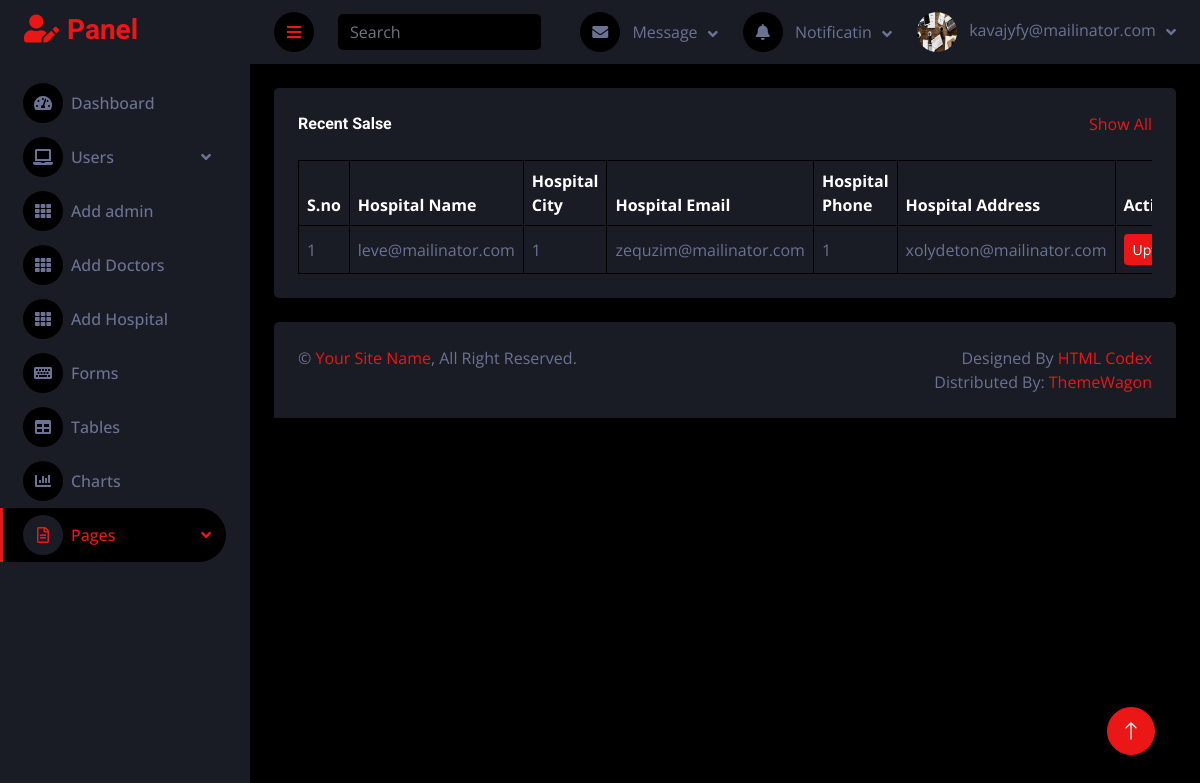
The page /admin/hospital.php (signed in) on the database its author committed.
### tables this page shows
CREATE TABLE `user` (
  `id` int(11) NOT NULL,
  `fullname` varchar(100) NOT NULL,
  `username` varchar(10) NOT NULL,
  `email` varchar(100) NOT NULL,
  `password` varchar(10) NOT NULL,
  `role` int(11) NOT NULL,
  `img` varchar(100) NOT NULL
);

CREATE TABLE `hospital` (
  `id` int(11) NOT NULL,
  `hapitalname` varchar(100) NOT NULL,
  `city` varchar(100) NOT NULL,
  `email` varchar(100) NOT NULL,
  `phone` bigint(11) NOT NULL,
  `address` varchar(100) NOT NULL
);

### admin/hospital.php (the view, shortened to what this page needs)
<?php
include "sidebar.php";
include "navbar.php";
include "config.php";
$query = "SELECT * FROM `hospital`";
$result = mysqli_query($conn, $query);
if (mysqli_num_rows($result) > 0) {
?>
    <div class="container-fluid pt-4 px-4">
        <div class="bg-secondary text-center rounded p-4">
            <div class="d-flex align-items-center justify-content-between mb-4">
                <h6 class="mb-0">Recent Salse</h6>
                <a href="">Show All</a>
            </div>
            <div class="table-responsive">
                <table class="table text-start align-middle table-bordered table-hover mb-0">
                    <thead>
                        <tr class="text-white">
                            <th scope="col">S.no</th>
                            <th scope="col">Hospital Name</th>
                            <th scope="col">Hospital City</th>
                            <th scope="col">Hospital Email</th>
                            <th scope="col">Hospital Phone</th>
                            <th scope="col">Hospital Address</th>
                            <th scope="col">Action</th>
                        </tr>
                    </thead>
                    <tbody>
                        <?php
                        while ($row = mysqli_fetch_assoc($result)) {
                        ?>
                            <tr>
                                <td><?php echo $row['id']; ?></td>
                                <td><?php echo $row['hapitalname']; ?></td>
                                <td><?php echo $row['city']; ?></td>
                                <td><?php echo $row['email']; ?></td>
                                <td><?php echo $row['phone']; ?></td>
                                <td><?php echo $row['address']; ?></td>
                                <td><a class="btn btn-sm btn-primary" href="">Uptade</a></td>
                            </tr>
                        <?php } ?>
                    </tbody>
                </table>
            <?php } ?>
            </div>
        </div>
    </div>
    <?php include "footer.php";
    ?>

### admin/navbar.php (shortened to what this page needs)
<div class="content">
    <nav class="navbar navbar-expand bg-secondary navbar-dark sticky-top px-4 py-0">
        <a href="#" class="sidebar-toggler flex-shrink-0">
            <i class="fa fa-bars"></i>
        </a>
        <form class="d-none d-md-flex ms-4">
            <input class="form-control bg-dark border-0" type="search" placeholder="Search">
        </form>
        <div class="navbar-nav align-items-center ms-auto">
            <div class="nav-item dropdown">
                <a href="#" class="nav-link dropdown-toggle" data-bs-toggle="dropdown">
                    <i class="fa fa-envelope me-lg-2"></i>
                    <span class="d-none d-lg-inline-flex">Message</span>
                </a>
            </div>
            <div class="nav-item dropdown">
                <a href="#" class="nav-link dropdown-toggle" data-bs-toggle="dropdown">
                    <i class="fa fa-bell me-lg-2"></i>
                    <span class="d-none d-lg-inline-flex">Notificatin</span>
                </a>
            </div>
            <div class="nav-item dropdown">
                <a href="#" class="nav-link dropdown-toggle" data-bs-toggle="dropdown">
                    <?php
                    $emm = $_SESSION['email'];
                    include "config.php";
                   $query = "SELECT `img` FROM `user` WHERE email = '{$emm}'";
                    $result = mysqli_query($conn,$query);
                    if(mysqli_num_rows($result) > 0) {
                 $row = mysqli_fetch_assoc($result)
                   ?>
                    <img class="rounded-circle me-lg-2" src="upload/<?php echo $row['img']; ?>" alt="" style="width: 40px; height: 40px;">
                    <span class="d-none d-lg-inline-flex"><?php echo $emm; ?></span>
                    <?php } ?>
                </a>
            </div>
        </div>
    </nav>

### admin/css/style.css (style rules this page uses)
:root { --primary: #EB1616; --secondary: #191C24; --light: #6C7293; --dark: #000000; }
.btn { transition: .5s; }
.content { margin-left: 250px; min-height: 100vh; background: var(--dark); transition: 0.5s; }
@media (min-width: 992px) { .content { width: calc(100% - 250px); } }
.content .navbar .navbar-nav .nav-link { margin-left: 25px; padding: 12px 0; color: var(--light); outline: none; }
.content .navbar .sidebar-toggler, .content .navbar .navbar-nav .nav-link i { width: 40px; height: 40px; display: inline-flex; align-items: center; justify-content: center; background: var(--dark); border-radius: 40px; }
.content .navbar .dropdown-toggle::after { margin-left: 6px; vertical-align: middle; border: none; content: "\f107"; font-family: "Font Awesome 5 Free"; font-weight: 900; transition: .5s; }

### rows shown on the page
user: img (picture)
hospital: id "1", hapitalname "leve@mailinator.com", city "1", email "zequzim@mailinator.com", phone "1", address "xolydeton@mailinator.com"

### other values the page prints
$emm "kavajyfy@mailinator.com"
